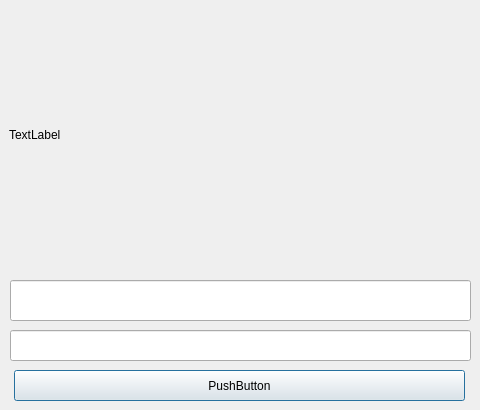
<?xml version="1.0" encoding="UTF-8"?>
<ui version="4.0">
 <class>Dialog</class>
 <widget class="QDialog" name="Dialog">
  <property name="geometry">
   <rect>
    <x>0</x>
    <y>0</y>
    <width>480</width>
    <height>410</height>
   </rect>
  </property>
  <property name="windowTitle">
   <string>Dialog</string>
  </property>
  <widget class="QLabel" name="label">
   <property name="geometry">
    <rect>
     <x>9</x>
     <y>9</y>
     <width>461</width>
     <height>251</height>
    </rect>
   </property>
   <property name="text">
    <string>TextLabel</string>
   </property>
  </widget>
  <widget class="QLineEdit" name="lineEdit">
   <property name="geometry">
    <rect>
     <x>10</x>
     <y>280</y>
     <width>461</width>
     <height>41</height>
    </rect>
   </property>
  </widget>
  <widget class="QLineEdit" name="lineEdit_2">
   <property name="geometry">
    <rect>
     <x>10</x>
     <y>330</y>
     <width>461</width>
     <height>31</height>
    </rect>
   </property>
   <property name="echoMode">
    <enum>QLineEdit::Password</enum>
   </property>
  </widget>
  <widget class="QPushButton" name="pushButton">
   <property name="geometry">
    <rect>
     <x>14</x>
     <y>370</y>
     <width>451</width>
     <height>31</height>
    </rect>
   </property>
   <property name="text">
    <string>PushButton</string>
   </property>
  </widget>
 </widget>
 <resources/>
 <connections/>
</ui>
